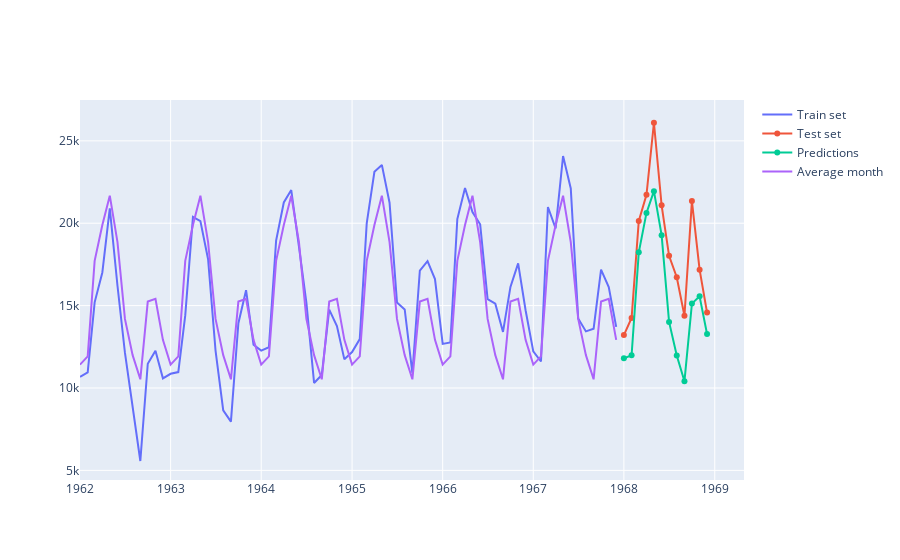

Notebook code for this chart:
### Code cell
trace1 = Scatter(x = train['Month'], y = train['Sales'], name = 'Train set')
trace2 = Scatter(x = test['Month'], y = test['Sales'], name = 'Test set')
trace3 = Scatter(x = test['Month'], y = preds, name = 'Predictions')
trace4 = Scatter(x = train['Month'], y = df2['avg_month'], name = 'Average month')

iplot(Figure(data = [trace1, trace2, trace3, trace4]))
